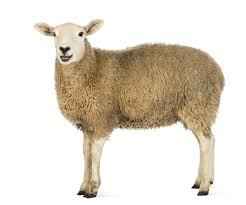
#> input picture Images/0a4f33eab6.jpg, 246 x 205 px, found by its file name
$ jupyter execute --allow-errors 'Image Processing Techniques with OpenCV Harris Corner Detection and Beyond.ipynb'
#> lines starting #> are read from the running program, lines starting #| are printed output that depends on the picture; after the words box and inside, x2 and y2 are one past the last pixel; in counts of white or black regions, pixels touching at a corner belong together
[cell 1]
import cv2
import numpy as np
import matplotlib.pyplot as plt
import os

class ImageProcessing:
    def __init__(self, image_path):
        self.image_path = image_path
        self.img = self.load_image(image_path)

    def load_image(self, path):
#> called with path = '0a4f33eab6.jpg'
        img = cv2.imread(path)
#> img is the input picture: shape (205, 246, 3); mean B, G, R 205.7, 217.6, 225.5
        if img is None:
            raise FileNotFoundError(f"Image at path {path} not found or could not be loaded.")
        return img

    def show_image(self, img, title):
        plt.imshow(cv2.cvtColor(img, cv2.COLOR_BGR2RGB))
        plt.title(title)
        plt.show()

## HarrisCornerDetection

[cell 2]
class HarrisCornerDetection(ImageProcessing):
    def harris_corner_detection(self):
        try:
            gray = cv2.cvtColor(self.img, cv2.COLOR_BGR2GRAY)
            dst = cv2.cornerHarris(np.float32(gray), 2, 3, 0.04)
            self.img[dst > 0.01 * dst.max()] = [0, 0, 255]
#> self.img: shape (205, 246, 3); 0.49% of pixels changed, all inside (x1, y1, x2, y2) = (45, 29, 214, 199)
            self.show_image(self.img, 'Harris Corner Detection')
#> call 2 of load_image, with path = '0c81d864f9.jpg'
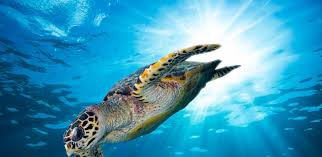
#> input picture Images/0c81d864f9.jpg, 322 x 157 px, found by its file name
#> in load_image, img is the input picture: shape (157, 322, 3); mean B, G, R 184, 151.9, 61.6
        except Exception as e:
            print(f"Error in Harris Corner Detection: {e}")

1.) Grayscale and Detection: Convert the image to grayscale and apply Harris Corner Detection to find corners.

2.) Highlight and Display: Highlight detected corners in red on the original image and display it.

## ImagePyramid

[cell 3]
class ImagePyramid(ImageProcessing):
    def image_pyramid(self):
        try:
            layer = self.img.copy()
            gp = [layer]
            for _ in range(5):
                layer = cv2.pyrDown(layer)
                gp.append(layer)
#> after the loop, gp = 6 items
            for i, layer in enumerate(gp):
                plt.subplot(3, 2, i + 1)
                plt.imshow(cv2.cvtColor(layer, cv2.COLOR_BGR2RGB))
                plt.title(f'Layer {i}')
#> this loop made 6 passes
            plt.show()
#> call 3 of load_image, with path = '0d670c7936.jpg'
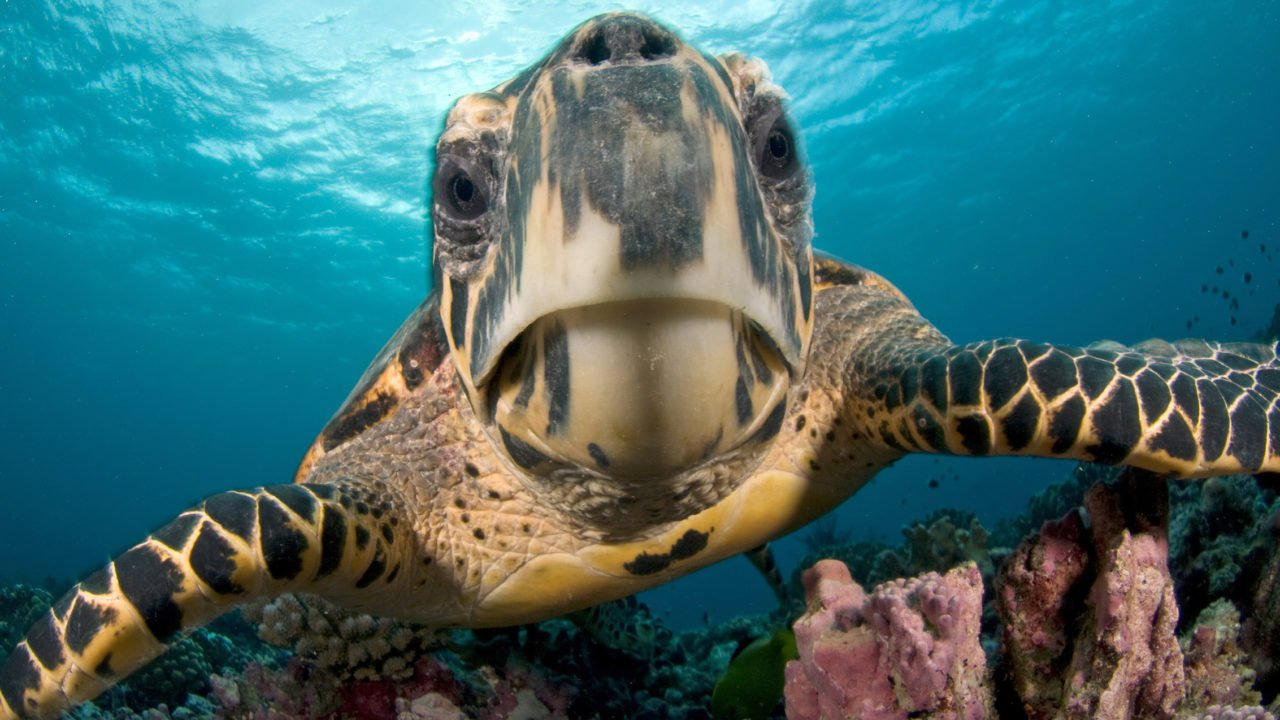
#> input picture Images/0d670c7936.jpg, 1280 x 720 px, found by its file name
#> in load_image, img is the input picture: shape (720, 1280, 3); mean B, G, R 110.5, 108.5, 64.5
        except Exception as e:
            print(f"Error in Image Pyramid: {e}")

1) Generate Pyramid: Create an image pyramid by repeatedly applying cv2.pyrDown and store each layer.
2) Display Layers: Plot each pyramid layer in a grid using matplotlib.

## Watershed Segmentation

[cell 4]
class WatershedSegmentation(ImageProcessing):
    def watershed_segmentation(self):
        try:
            gray = cv2.cvtColor(self.img, cv2.COLOR_BGR2GRAY)
#> gray: shape (720, 1280)
            ret, binary = cv2.threshold(gray, 0, 255, cv2.THRESH_BINARY_INV + cv2.THRESH_OTSU)
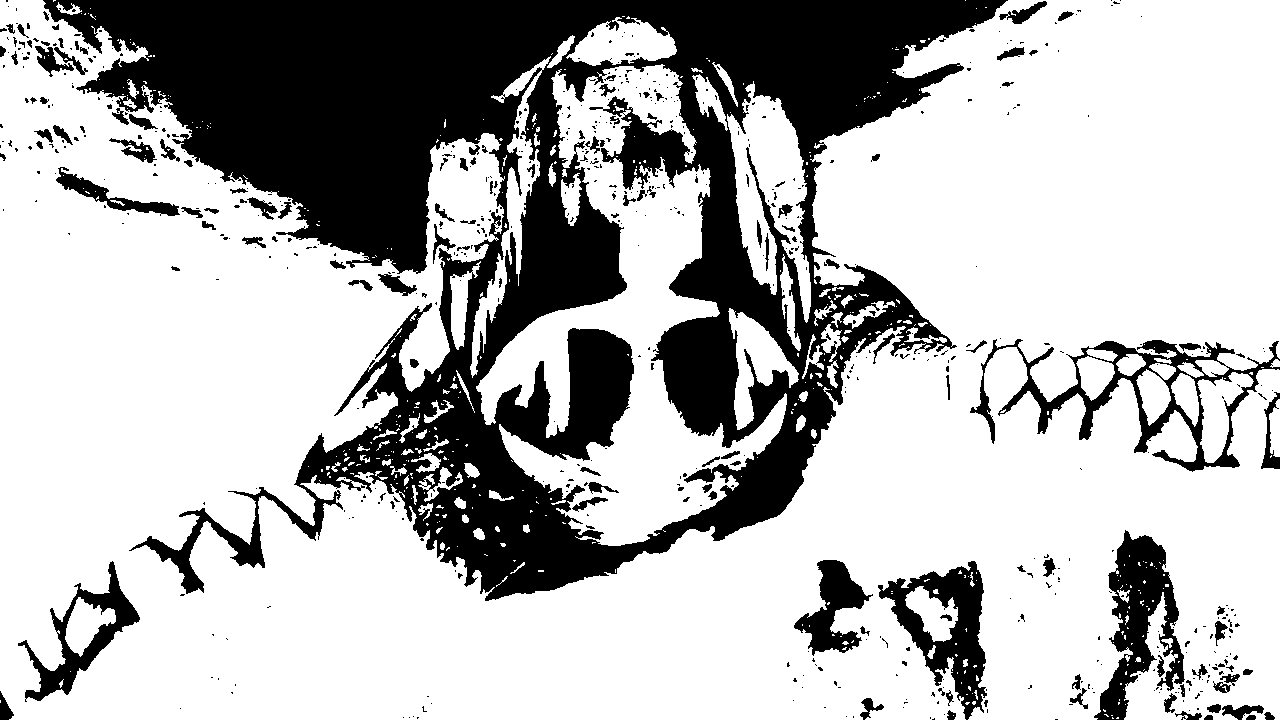
#> binary: shape (720, 1280); 71% white; 652 black regions (522 under 20 px), largest, box (x1, y1, x2, y2) and area: (43, 0, 1008, 601) 223428, (970, 339, 1280, 472) 8059, (1094, 530, 1185, 720) 7484
#> ret = 115
            kernel = np.ones((3, 3), np.uint8)
            opening = cv2.morphologyEx(binary, cv2.MORPH_OPEN, kernel, iterations=2)
#> opening: shape (720, 1280); 68.9% white; 233 black regions (181 under 20 px), largest, box (x1, y1, x2, y2) and area: (43, 0, 1047, 601) 242202, (1094, 530, 1275, 720) 9801, (970, 339, 1280, 472) 9086
            sure_bg = cv2.dilate(opening, kernel, iterations=3)
#> sure_bg: shape (720, 1280); 77.1% white; 100 black regions (58 under 20 px), largest, box (x1, y1, x2, y2) and area: (47, 0, 1001, 597) 190978, (1097, 539, 1181, 720) 5968, (882, 565, 984, 713) 4798
            dist_transform = cv2.distanceTransform(opening, cv2.DIST_L2, 5)
            ret, sure_fg = cv2.threshold(dist_transform, 0.7 * dist_transform.max(), 255, 0)
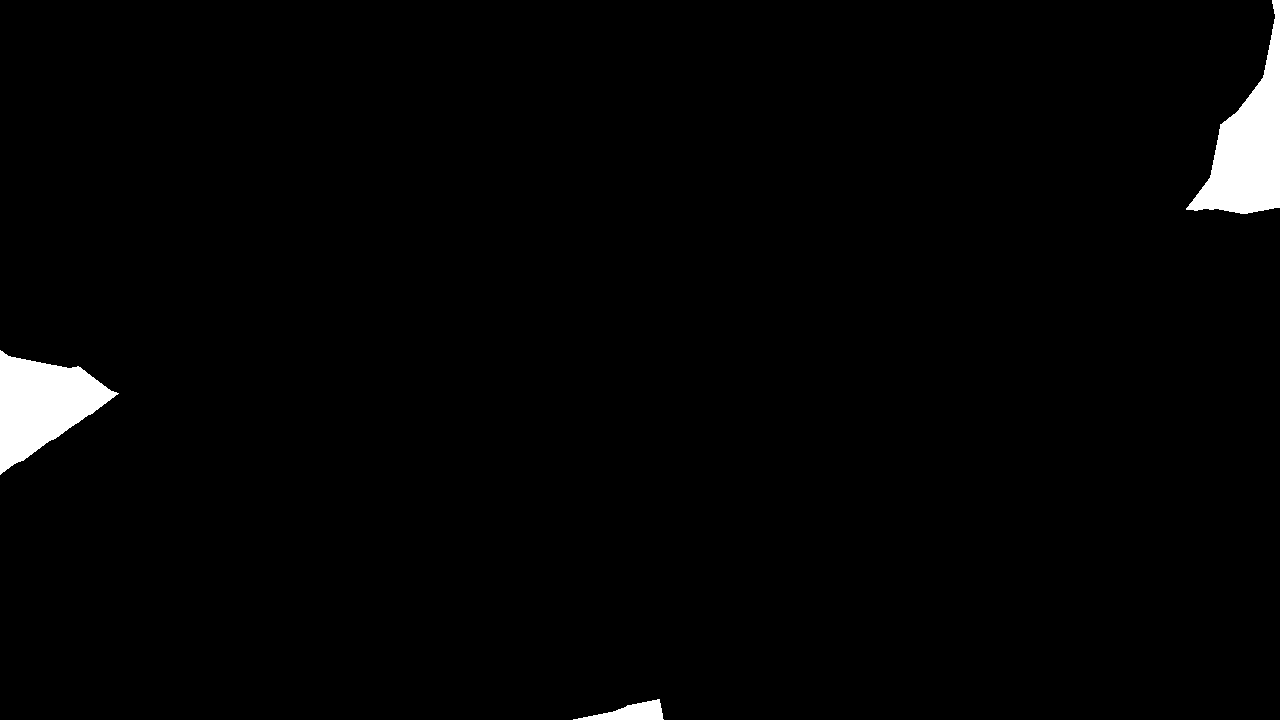
#> sure_fg: shape (720, 1280) float32; 1.9% white; 3 white regions, box (x1, y1, x2, y2) and area: (1186, 0, 1280, 214) 8640, (0, 350, 119, 475) 7956, (573, 699, 664, 720) 961
#> ret = 133.6
            sure_fg = np.uint8(sure_fg)
            unknown = cv2.subtract(sure_bg, sure_fg)
#> unknown: shape (720, 1280); 75.2% white; 103 black regions (58 under 20 px), largest, box (x1, y1, x2, y2) and area: (47, 0, 1001, 597) 190978, (1186, 0, 1280, 214) 8640, (0, 350, 119, 475) 7956
            ret, markers = cv2.connectedComponents(sure_fg)
#> markers: shape (720, 1280) int32; 4 distinct labels, from 0 to 3
#> ret = 4
            markers += 1
#> markers: shape (720, 1280) int32; 4 distinct labels, from 1 to 4
            markers[unknown == 0] = 0
            markers = cv2.watershed(self.img, markers)
#> markers: shape (720, 1280) int32; values -1 (black) and 1 (white), 99.6% white; black in thin lines or dots
            self.img[markers == -1] = [255, 0, 0]
#> self.img: shape (720, 1280, 3)
            self.show_image(self.img, 'Watershed Algorithm')
#> call 4 of load_image, with path = '0fe508ab40.jpg'
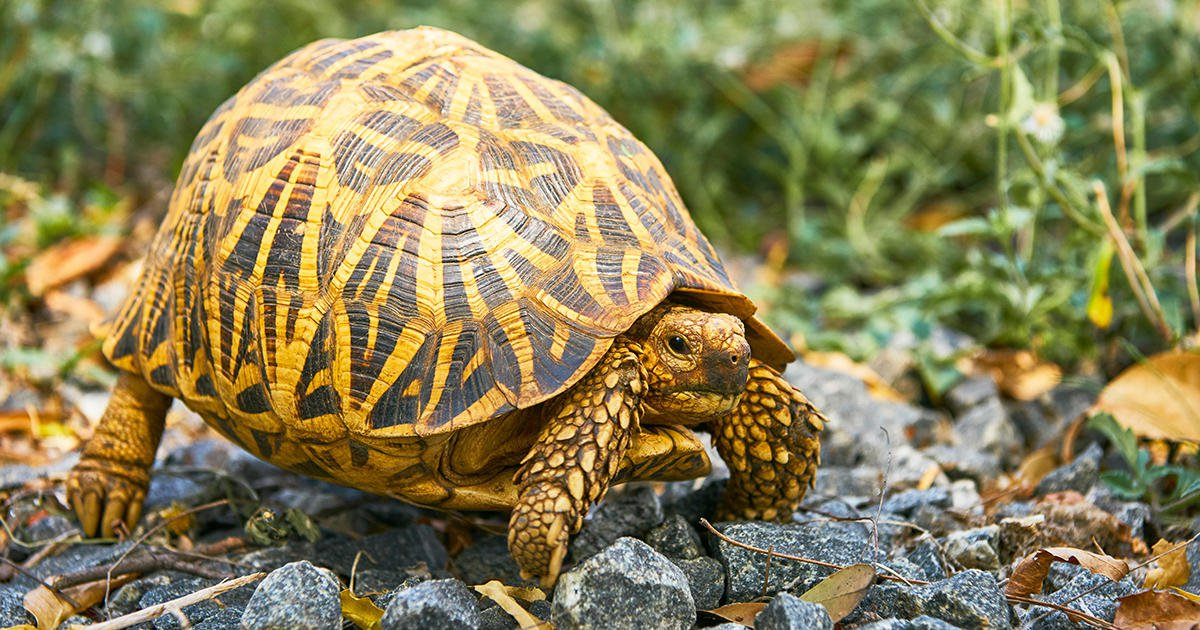
#> input picture Images/0fe508ab40.jpg, 1200 x 630 px, found by its file name
#> in load_image, img is the input picture: shape (630, 1200, 3); mean B, G, R 86.2, 129.7, 138
        except Exception as e:
            print(f"Error in Watershed Segmentation: {e}")

1) Preprocessing: Convert image to grayscale, apply binary threshold, morphological opening, dilation, and distance transform to separate foreground and background.
2) Watershed Segmentation: Compute markers, apply watershed algorithm, and highlight boundaries in the original image.

## SIFT Algorithm

[cell 5]
class SIFTAlgorithm(ImageProcessing):
    def sift_algorithm(self):
        try:
            gray = cv2.cvtColor(self.img, cv2.COLOR_BGR2GRAY)
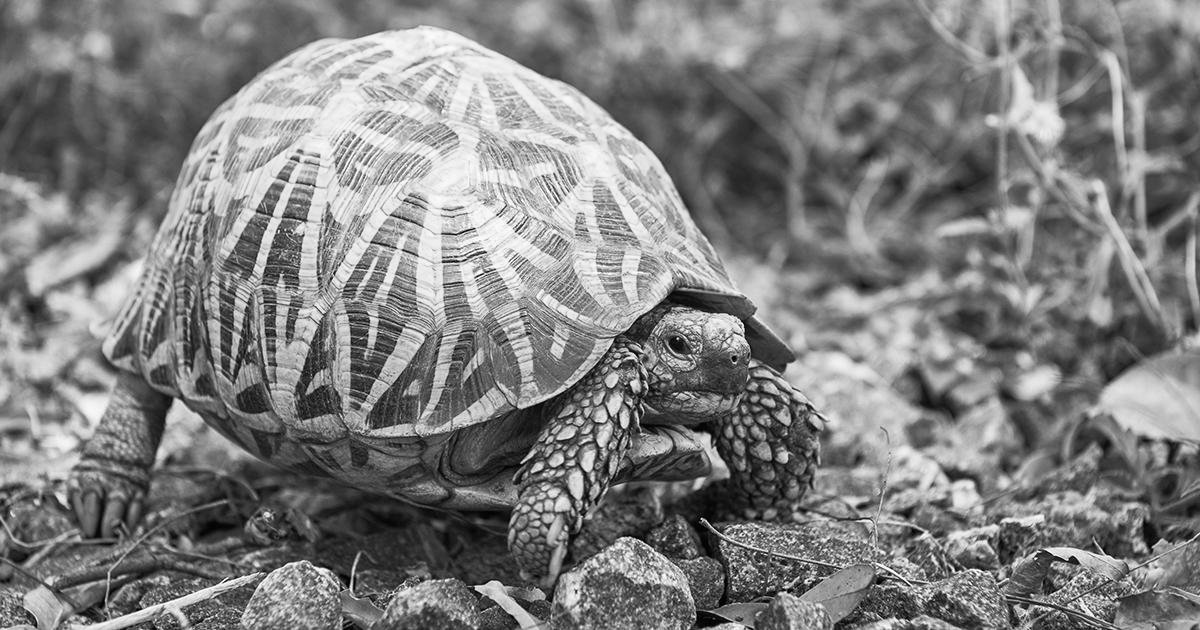
#> gray: shape (630, 1200); min 0, max 255, mean 127.3
            sift = cv2.SIFT_create()
            keypoints, _ = sift.detectAndCompute(gray, None)
#> keypoints = 8146 keypoints; strongest (x, y, size): (576, 591, 2), (485, 252, 1.9), (473, 608, 1.9), (1073, 561, 6.3)
            img_with_keypoints = cv2.drawKeypoints(self.img, keypoints, None, flags=cv2.DRAW_MATCHES_FLAGS_DRAW_RICH_KEYPOINTS)
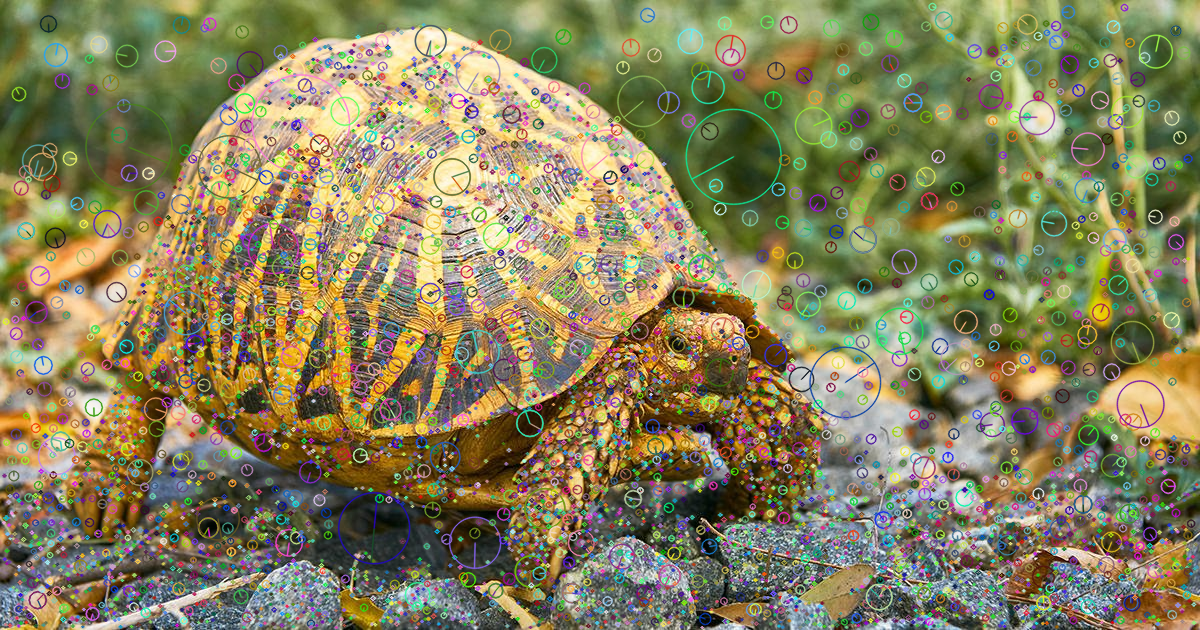
#> img_with_keypoints: shape (630, 1200, 3); mean B, G, R 92.1, 129.5, 135
            self.show_image(img_with_keypoints, 'SIFT Keypoints')
        except Exception as e:
            print(f"Error in SIFT Algorithm: {e}")
